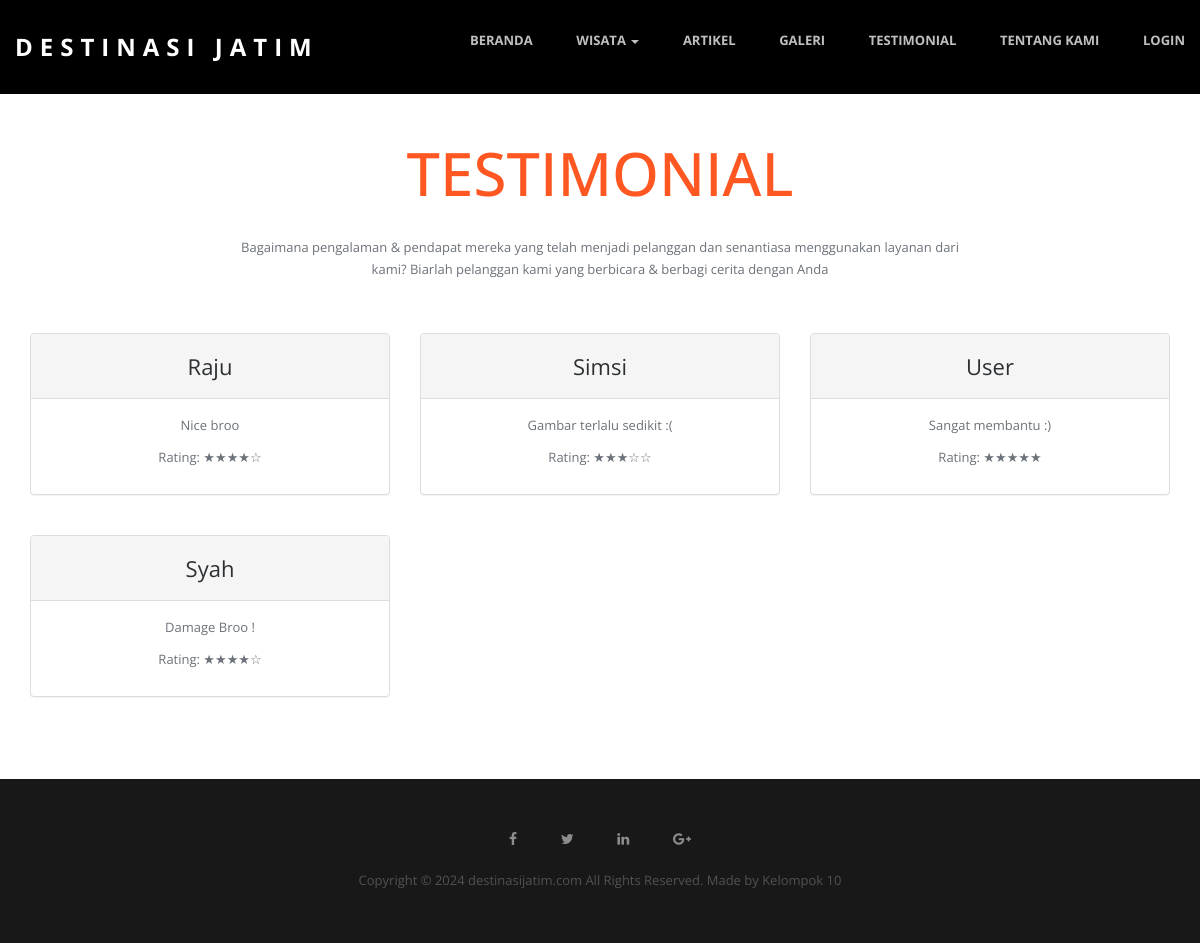
The page /testimonial.php on the database its author committed.
### tables this page shows
CREATE TABLE `testi` (
  `id` int(11) NOT NULL,
  `nama_user` varchar(50) NOT NULL,
  `saran` varchar(300) NOT NULL,
  `rating` int(11) NOT NULL
);

### testimonial.php (the view, shortened to what this page needs)
<!doctype html>
<html class="no-js" lang="">
<head>
  <link rel="stylesheet" href="css/bootstrap.min.css">
  <link rel="stylesheet" href="css/flexslider.css">
  <link rel="stylesheet" href="css/jquery.fancybox.css">
  <link rel="stylesheet" href="css/main.css">
  <link rel="stylesheet" href="css/responsive.css">
  <link rel="stylesheet" href="css/font-icon.css">
  <link rel="stylesheet" href="css/animate.min.css">
  <link rel="stylesheet" href="https://maxcdn.bootstrapcdn.com/font-awesome/4.4.0/css/font-awesome.min.css">
</head>
<body>
  <header id="header" class="navbar-fixed-top">
    <div class="header-content clearfix"> <a class="logo" href="index.php">Destinasi Jatim</a>
      <nav class="navigation" role="navigation">
        <ul class="primary-nav">
          <li><a href="index.php">Beranda</a></li>
          <li class="dropdown">
            <a href="#" class="dropdown-toggle" data-toggle="dropdown">Wisata <b class="caret"></b></a>
          </li>
          <li><a href="artikel.php">Artikel</a></li>
          <li><a href="galeri.php">Galeri</a></li>
          <li><a href="testimonial.php">Testimonial</a></li>
          <li><a href="tentang.php">Tentang Kami</a></li>
          <?php
          if (!isset($_SESSION['is_login'])) {
          ?>
            <li><a href="login.php">Login</a></li>
          <?php } else { ?>
            <li><a href="akunuser.php?logoutSubmit=1" class="logout">Logout (<?= $_SESSION['namauser']; ?>)</a></li>
          <?php } ?>
        </ul>
      </nav>
    </div>
  </header>
  <main>
    <section id="intro">
      <div class="container">
        <div class="col-md-8 col-md-offset-2 text-center">
          <h1 class="title-intro">TESTIMONIAL</h1>
          <br>
            <p>Bagaimana pengalaman & pendapat mereka yang telah menjadi pelanggan dan senantiasa menggunakan layanan dari kami? Biarlah pelanggan kami yang berbicara & berbagi cerita dengan Anda</p>
        </div>
      </div>
    </section>
    <?php
    function generateStarRating($rating)
    {
      $stars = '';
      for ($i = 1; $i <= 5; $i++) {
        if ($i <= $rating) {
          $stars .= '★';
        } else {
          $stars .= '☆';
        }
      }
      return $stars;
    }
    ?>
    <section id="teams" class="section teams">
      <div class="container">
        <div class="row">
          <?php
          include "koneksi.php";
          $query = "SELECT * FROM testi";
          $sql = mysqli_query($connect, $query);
          while ($data = mysqli_fetch_array($sql)) {
          ?>
            <div class="col-md-4 col-sm-6 panel-testimonial">
              <div class="panel panel-default">
                <div class="panel-heading panel-custom">
                  <h4 class="person"><?php echo $data['nama_user']; ?></h4>
                </div>
                <div class="panel-body panel-body-custom">
                  <p><?php echo $data['saran']; ?></p>
                  <p>Rating: <?php echo generateStarRating($data['rating']); ?></p>
                </div>
              </div>
            </div>
          <?php } ?>
        </div>
      </div>
    </section>
  </main>
  <footer class="footer">
    <div class="footer-top section">
      <div class="container" align="center">
        <div class="row">
          <a style="padding:20px" ; href="#"><i class="fa fa-facebook"></i></a>
          <a style="padding:20px" ; href="#"><i class="fa fa-twitter"></i></a>
          <a style="padding:20px" ; href="#"><i class="fa fa-linkedin"></i></a>
          <a style="padding:20px" ; href="#"><i class="fa fa-google-plus"></i></a>
          <br>
          <br>
          <p>Copyright © 2024 destinasijatim.com All Rights Reserved. Made by Kelompok 10</p>
        </div>
      </div>
    </div>
  </footer>
</body>
</html>

### css/main.css (style rules this page uses)
p { font-size: 13px; line-height: 22.4px; color: #6c7279; }
h1 { font-size: 65px; color: #2d3033; }
h4 { font-size: 22px; color: #2d3033; font-weight: 400; }
a { color: #e84545; }
body { font-family: "Open Sans", Arial, sans-serif; font-weight: 400; color: #6c7279; }
ul, ol { margin: 0; padding: 0; }
ul li { list-style: none; }
.section { padding: 3em 0; }
#header { position: fixed; width: 100%; z-index: 999; background-color: black; }
#header .header-content { margin: 0 auto; max-width: 1170px; padding: 30px 0; width: 100%; -moz-transition: padding 0.3s; -o-transition: padding 0.3s; -webkit-transition: padding 0.3s; transition: padding 0.3s; }
#header .logo { float: left; font-size: 2.4rem; font-weight:700; color:rgb(255, 255, 255); text-decoration:none; text-transform:uppercase; letter-spacing:7px; }
.navigation { float: right; }
.navigation li { display: inline-block; }
.navigation a { color: rgba(255, 255, 255, 0.75); font-size: 13px; font-weight: 700; margin-left: 40px; text-transform: uppercase; }
.panel-testimonial { margin-bottom: 20px; }
.panel-body { text-align: center; }
.person { max-width: 270px; text-align: center; }
.footer { text-align: left; }
.footer-top { background-color: #181818; padding-top: 50px; }
.footer p { color: rgba(255, 255, 255, 0.25); }
.footer a { color: rgba(255, 255, 255, 0.50); }
.title-intro { color: #ff5722; font-size: 6rem; font-weight: 500; text-transform: uppercase; text-align: center; }
main { padding-top: 12rem; min-height: 77.5vh; }
.panel-custom { display: flex; justify-content: center; align-items: center; }

### rows shown on the page
testi: nama_user "Raju", saran "Nice broo", rating "★★★★☆"
testi: nama_user "Simsi", saran "Gambar terlalu sedikit :(", rating "★★★☆☆"
testi: nama_user "User", saran "Sangat membantu :)", rating "★★★★★"
testi: nama_user "Syah", saran "Damage Broo !", rating "★★★★☆"
